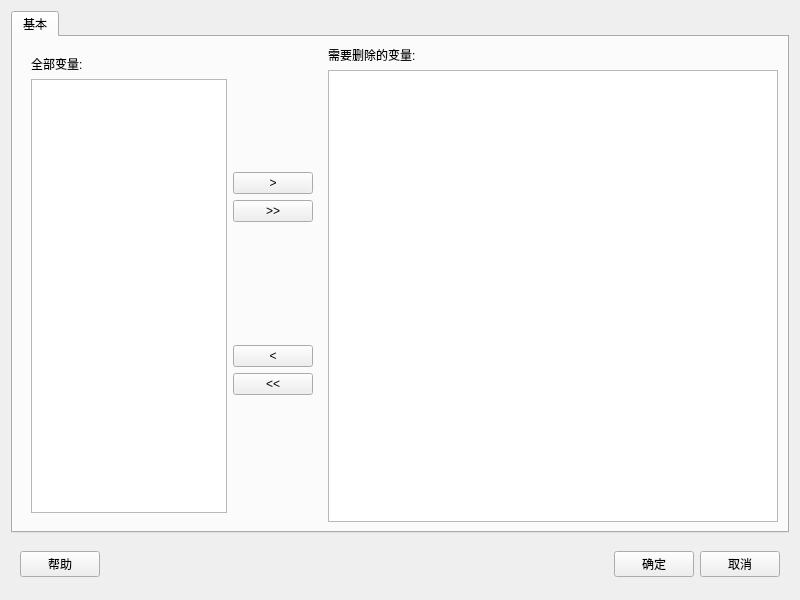
<?xml version="1.0" encoding="UTF-8"?>
<ui version="4.0">
 <class>Form</class>
 <widget class="QWidget" name="Form">
  <property name="geometry">
   <rect>
    <x>0</x>
    <y>0</y>
    <width>800</width>
    <height>600</height>
   </rect>
  </property>
  <property name="windowTitle">
   <string>数据-删除列</string>
  </property>
  <layout class="QVBoxLayout" name="verticalLayout_13">
   <item>
    <widget class="QTabWidget" name="tabWidget">
     <property name="currentIndex">
      <number>0</number>
     </property>
     <widget class="QWidget" name="tab">
      <attribute name="title">
       <string>基本</string>
      </attribute>
      <layout class="QVBoxLayout" name="verticalLayout">
       <item>
        <layout class="QHBoxLayout" name="horizontalLayout_2">
         <item>
          <widget class="QWidget" name="widget_2" native="true">
           <property name="maximumSize">
            <size>
             <width>300</width>
             <height>16777215</height>
            </size>
           </property>
           <layout class="QHBoxLayout" name="horizontalLayout">
            <item>
             <layout class="QVBoxLayout" name="verticalLayout_2">
              <item>
               <widget class="QLabel" name="label_3">
                <property name="text">
                 <string>全部变量:</string>
                </property>
               </widget>
              </item>
              <item>
               <widget class="QListWidget" name="listWidget_var"/>
              </item>
             </layout>
            </item>
            <item>
             <layout class="QVBoxLayout" name="verticalLayout_17">
              <item>
               <layout class="QVBoxLayout" name="verticalLayout_4">
                <item>
                 <widget class="QPushButton" name="pushButton_to_right">
                  <property name="text">
                   <string>&gt;</string>
                  </property>
                 </widget>
                </item>
                <item>
                 <widget class="QPushButton" name="pushButton_to_right_all">
                  <property name="text">
                   <string>&gt;&gt;</string>
                  </property>
                 </widget>
                </item>
               </layout>
              </item>
              <item>
               <layout class="QVBoxLayout" name="verticalLayout_16">
                <item>
                 <widget class="QPushButton" name="pushButton_to_left">
                  <property name="text">
                   <string>&lt;</string>
                  </property>
                 </widget>
                </item>
                <item>
                 <widget class="QPushButton" name="pushButton_to_left_all">
                  <property name="text">
                   <string>&lt;&lt;</string>
                  </property>
                 </widget>
                </item>
               </layout>
              </item>
             </layout>
            </item>
           </layout>
          </widget>
         </item>
         <item>
          <layout class="QVBoxLayout" name="verticalLayout_3">
           <item>
            <widget class="QLabel" name="label">
             <property name="text">
              <string>需要删除的变量:</string>
             </property>
            </widget>
           </item>
           <item>
            <widget class="QListWidget" name="listWidget_selecetd"/>
           </item>
          </layout>
         </item>
        </layout>
       </item>
      </layout>
     </widget>
    </widget>
   </item>
   <item>
    <widget class="QWidget" name="widget_3" native="true">
     <property name="minimumSize">
      <size>
       <width>0</width>
       <height>50</height>
      </size>
     </property>
     <property name="maximumSize">
      <size>
       <width>16777215</width>
       <height>50</height>
      </size>
     </property>
     <layout class="QVBoxLayout" name="verticalLayout_5">
      <item>
       <layout class="QHBoxLayout" name="horizontalLayout_3">
        <item>
         <widget class="QPushButton" name="pushButton_help">
          <property name="text">
           <string>帮助</string>
          </property>
         </widget>
        </item>
        <item>
         <spacer name="horizontalSpacer">
          <property name="orientation">
           <enum>Qt::Horizontal</enum>
          </property>
          <property name="sizeHint" stdset="0">
           <size>
            <width>40</width>
            <height>20</height>
           </size>
          </property>
         </spacer>
        </item>
        <item>
         <widget class="QPushButton" name="pushButton_ok">
          <property name="text">
           <string>确定</string>
          </property>
         </widget>
        </item>
        <item>
         <widget class="QPushButton" name="pushButton_cancel">
          <property name="text">
           <string>取消</string>
          </property>
         </widget>
        </item>
       </layout>
      </item>
     </layout>
    </widget>
   </item>
  </layout>
 </widget>
 <resources/>
 <connections/>
</ui>
